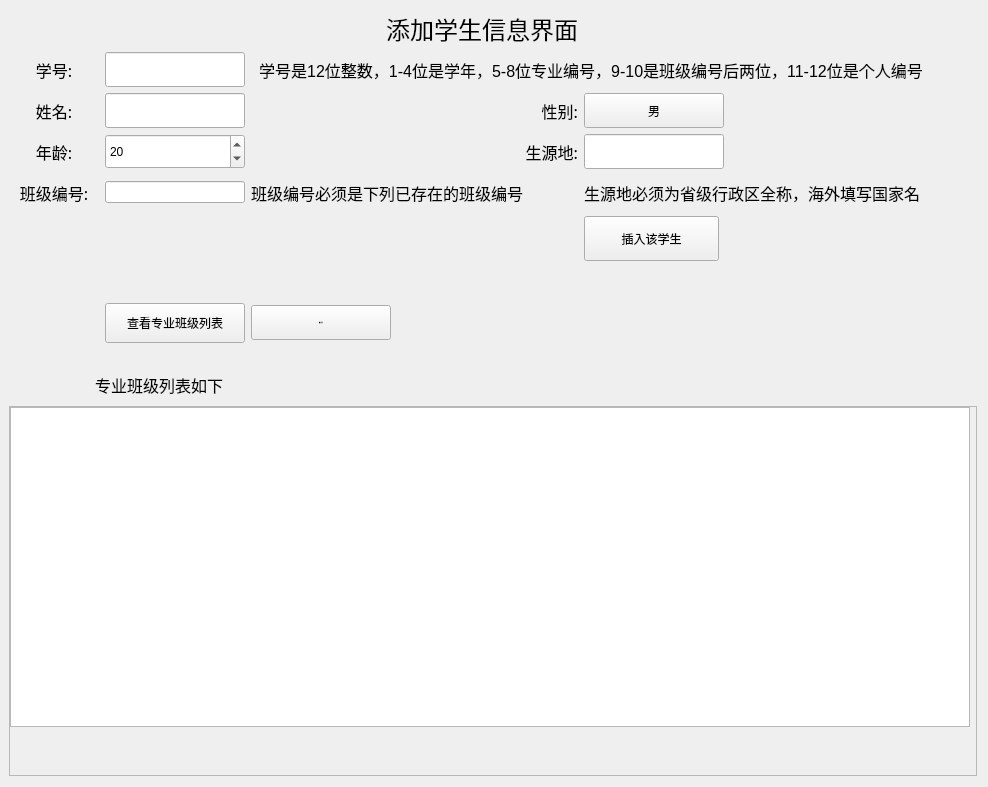
<?xml version="1.0" encoding="UTF-8"?>
<ui version="4.0">
 <class>Inster_students_info</class>
 <widget class="QWidget" name="Inster_students_info">
  <property name="geometry">
   <rect>
    <x>0</x>
    <y>0</y>
    <width>988</width>
    <height>787</height>
   </rect>
  </property>
  <property name="minimumSize">
   <size>
    <width>100</width>
    <height>30</height>
   </size>
  </property>
  <property name="windowTitle">
   <string>Form</string>
  </property>
  <layout class="QGridLayout" name="gridLayout">
   <property name="leftMargin">
    <number>9</number>
   </property>
   <item row="29" column="2">
    <widget class="QLabel" name="Area_label">
     <property name="font">
      <font>
       <family>宋体</family>
       <pointsize>12</pointsize>
      </font>
     </property>
     <property name="text">
      <string>生源地:</string>
     </property>
     <property name="alignment">
      <set>Qt::AlignRight|Qt::AlignTrailing|Qt::AlignVCenter</set>
     </property>
    </widget>
   </item>
   <item row="41" column="0">
    <widget class="QLabel" name="Class_label">
     <property name="minimumSize">
      <size>
       <width>90</width>
       <height>35</height>
      </size>
     </property>
     <property name="font">
      <font>
       <family>宋体</family>
       <pointsize>12</pointsize>
      </font>
     </property>
     <property name="text">
      <string>班级编号:</string>
     </property>
     <property name="alignment">
      <set>Qt::AlignCenter</set>
     </property>
    </widget>
   </item>
   <item row="41" column="3">
    <widget class="QLabel" name="Area_hint_label">
     <property name="minimumSize">
      <size>
       <width>410</width>
       <height>0</height>
      </size>
     </property>
     <property name="font">
      <font>
       <family>宋体</family>
       <pointsize>12</pointsize>
      </font>
     </property>
     <property name="text">
      <string>生源地必须为省级行政区全称，海外填写国家名</string>
     </property>
    </widget>
   </item>
   <item row="10" column="0">
    <widget class="QLabel" name="Sno_label">
     <property name="minimumSize">
      <size>
       <width>90</width>
       <height>0</height>
      </size>
     </property>
     <property name="maximumSize">
      <size>
       <width>120</width>
       <height>16777215</height>
      </size>
     </property>
     <property name="font">
      <font>
       <family>宋体</family>
       <pointsize>12</pointsize>
      </font>
     </property>
     <property name="text">
      <string>学号:</string>
     </property>
     <property name="alignment">
      <set>Qt::AlignCenter</set>
     </property>
    </widget>
   </item>
   <item row="45" column="2">
    <widget class="QLabel" name="filled_label_2">
     <property name="minimumSize">
      <size>
       <width>0</width>
       <height>30</height>
      </size>
     </property>
     <property name="text">
      <string/>
     </property>
    </widget>
   </item>
   <item row="0" column="2">
    <widget class="QLabel" name="title_label">
     <property name="minimumSize">
      <size>
       <width>320</width>
       <height>30</height>
      </size>
     </property>
     <property name="maximumSize">
      <size>
       <width>350</width>
       <height>35</height>
      </size>
     </property>
     <property name="font">
      <font>
       <family>宋体</family>
       <pointsize>18</pointsize>
      </font>
     </property>
     <property name="text">
      <string>添加学生信息界面</string>
     </property>
     <property name="alignment">
      <set>Qt::AlignRight|Qt::AlignTrailing|Qt::AlignVCenter</set>
     </property>
    </widget>
   </item>
   <item row="53" column="2">
    <widget class="ComboBox" name="Major_ComboBox">
     <property name="minimumSize">
      <size>
       <width>140</width>
       <height>35</height>
      </size>
     </property>
     <property name="maximumSize">
      <size>
       <width>140</width>
       <height>35</height>
      </size>
     </property>
     <property name="font">
      <font>
       <family>Segoe UI</family>
       <pointsize>-1</pointsize>
       <weight>50</weight>
       <italic>false</italic>
       <bold>false</bold>
      </font>
     </property>
     <property name="text">
      <string>默认全选</string>
     </property>
    </widget>
   </item>
   <item row="41" column="2">
    <widget class="QLabel" name="Class_hint_label">
     <property name="font">
      <font>
       <family>宋体</family>
       <pointsize>12</pointsize>
      </font>
     </property>
     <property name="text">
      <string>班级编号必须是下列已存在的班级编号</string>
     </property>
    </widget>
   </item>
   <item row="54" column="1">
    <widget class="QLabel" name="filled_label">
     <property name="minimumSize">
      <size>
       <width>0</width>
       <height>15</height>
      </size>
     </property>
     <property name="text">
      <string/>
     </property>
    </widget>
   </item>
   <item row="15" column="1">
    <widget class="LineEdit" name="Name_LineEdit">
     <property name="minimumSize">
      <size>
       <width>140</width>
       <height>35</height>
      </size>
     </property>
     <property name="font">
      <font>
       <family>宋体</family>
       <pointsize>12</pointsize>
      </font>
     </property>
    </widget>
   </item>
   <item row="29" column="0">
    <widget class="QLabel" name="Age_label">
     <property name="minimumSize">
      <size>
       <width>90</width>
       <height>35</height>
      </size>
     </property>
     <property name="font">
      <font>
       <family>宋体</family>
       <pointsize>12</pointsize>
      </font>
     </property>
     <property name="text">
      <string>年龄:</string>
     </property>
     <property name="alignment">
      <set>Qt::AlignCenter</set>
     </property>
    </widget>
   </item>
   <item row="15" column="2">
    <widget class="QLabel" name="Sex_label">
     <property name="minimumSize">
      <size>
       <width>90</width>
       <height>35</height>
      </size>
     </property>
     <property name="font">
      <font>
       <family>宋体</family>
       <pointsize>12</pointsize>
      </font>
     </property>
     <property name="text">
      <string>性别:</string>
     </property>
     <property name="alignment">
      <set>Qt::AlignRight|Qt::AlignTrailing|Qt::AlignVCenter</set>
     </property>
    </widget>
   </item>
   <item row="53" column="1">
    <widget class="PrimaryPushButton" name="select_pushButton">
     <property name="minimumSize">
      <size>
       <width>120</width>
       <height>40</height>
      </size>
     </property>
     <property name="maximumSize">
      <size>
       <width>150</width>
       <height>40</height>
      </size>
     </property>
     <property name="mouseTracking">
      <bool>true</bool>
     </property>
     <property name="text">
      <string>查看专业班级列表</string>
     </property>
    </widget>
   </item>
   <item row="10" column="2">
    <widget class="QLabel" name="Sno_hint_label">
     <property name="minimumSize">
      <size>
       <width>680</width>
       <height>35</height>
      </size>
     </property>
     <property name="maximumSize">
      <size>
       <width>800</width>
       <height>35</height>
      </size>
     </property>
     <property name="font">
      <font>
       <pointsize>12</pointsize>
      </font>
     </property>
     <property name="text">
      <string>学号是12位整数，1-4位是学年，5-8位专业编号，9-10是班级编号后两位，11-12位是个人编号</string>
     </property>
     <property name="alignment">
      <set>Qt::AlignCenter</set>
     </property>
    </widget>
   </item>
   <item row="55" column="0" colspan="15">
    <layout class="QVBoxLayout" name="dataTable_Vlayout">
     <item>
      <widget class="QLabel" name="resultHint_label">
       <property name="minimumSize">
        <size>
         <width>200</width>
         <height>30</height>
        </size>
       </property>
       <property name="maximumSize">
        <size>
         <width>300</width>
         <height>60</height>
        </size>
       </property>
       <property name="font">
        <font>
         <family>宋体</family>
         <pointsize>12</pointsize>
        </font>
       </property>
       <property name="text">
        <string>专业班级列表如下</string>
       </property>
       <property name="alignment">
        <set>Qt::AlignCenter</set>
       </property>
      </widget>
     </item>
     <item>
      <widget class="SmoothScrollArea" name="SmoothScrollArea">
       <property name="widgetResizable">
        <bool>true</bool>
       </property>
       <widget class="QWidget" name="scrollAreaWidgetContents">
        <property name="geometry">
         <rect>
          <x>0</x>
          <y>0</y>
          <width>966</width>
          <height>375</height>
         </rect>
        </property>
        <widget class="TableWidget" name="data_tableWidget">
         <property name="geometry">
          <rect>
           <x>0</x>
           <y>0</y>
           <width>960</width>
           <height>320</height>
          </rect>
         </property>
         <property name="minimumSize">
          <size>
           <width>500</width>
           <height>300</height>
          </size>
         </property>
         <property name="maximumSize">
          <size>
           <width>1500</width>
           <height>1000</height>
          </size>
         </property>
        </widget>
       </widget>
      </widget>
     </item>
    </layout>
   </item>
   <item row="29" column="1">
    <widget class="SpinBox" name="Age_SpinBox">
     <property name="minimumSize">
      <size>
       <width>140</width>
       <height>35</height>
      </size>
     </property>
     <property name="value">
      <number>20</number>
     </property>
    </widget>
   </item>
   <item row="15" column="3">
    <widget class="ComboBox" name="Sex_ComboBox">
     <property name="minimumSize">
      <size>
       <width>140</width>
       <height>35</height>
      </size>
     </property>
     <property name="maximumSize">
      <size>
       <width>140</width>
       <height>35</height>
      </size>
     </property>
     <property name="text">
      <string>男</string>
     </property>
     <property name="default">
      <bool>false</bool>
     </property>
    </widget>
   </item>
   <item row="29" column="3">
    <widget class="LineEdit" name="Area_LineEdit">
     <property name="minimumSize">
      <size>
       <width>140</width>
       <height>35</height>
      </size>
     </property>
     <property name="maximumSize">
      <size>
       <width>140</width>
       <height>35</height>
      </size>
     </property>
    </widget>
   </item>
   <item row="41" column="1">
    <widget class="LineEdit" name="Class_LineEdit"/>
   </item>
   <item row="10" column="1">
    <widget class="LineEdit" name="Sno_LineEdit">
     <property name="minimumSize">
      <size>
       <width>140</width>
       <height>35</height>
      </size>
     </property>
     <property name="maximumSize">
      <size>
       <width>140</width>
       <height>35</height>
      </size>
     </property>
    </widget>
   </item>
   <item row="15" column="0">
    <widget class="QLabel" name="Name_label">
     <property name="minimumSize">
      <size>
       <width>90</width>
       <height>35</height>
      </size>
     </property>
     <property name="maximumSize">
      <size>
       <width>120</width>
       <height>35</height>
      </size>
     </property>
     <property name="font">
      <font>
       <family>宋体</family>
       <pointsize>12</pointsize>
      </font>
     </property>
     <property name="text">
      <string>姓名:</string>
     </property>
     <property name="alignment">
      <set>Qt::AlignCenter</set>
     </property>
    </widget>
   </item>
   <item row="44" column="3">
    <widget class="PrimaryPushButton" name="insert_pushButton">
     <property name="minimumSize">
      <size>
       <width>120</width>
       <height>45</height>
      </size>
     </property>
     <property name="maximumSize">
      <size>
       <width>135</width>
       <height>45</height>
      </size>
     </property>
     <property name="text">
      <string>插入该学生</string>
     </property>
    </widget>
   </item>
  </layout>
 </widget>
 <customwidgets>
  <customwidget>
   <class>ComboBox</class>
   <extends>QPushButton</extends>
   <header>qfluentwidgets</header>
  </customwidget>
  <customwidget>
   <class>PushButton</class>
   <extends>QPushButton</extends>
   <header>qfluentwidgets</header>
  </customwidget>
  <customwidget>
   <class>PrimaryPushButton</class>
   <extends>PushButton</extends>
   <header>qfluentwidgets</header>
  </customwidget>
  <customwidget>
   <class>SmoothScrollArea</class>
   <extends>QScrollArea</extends>
   <header>qfluentwidgets</header>
   <container>1</container>
  </customwidget>
  <customwidget>
   <class>LineEdit</class>
   <extends>QLineEdit</extends>
   <header>qfluentwidgets</header>
  </customwidget>
  <customwidget>
   <class>SpinBox</class>
   <extends>QSpinBox</extends>
   <header>qfluentwidgets</header>
  </customwidget>
  <customwidget>
   <class>TableWidget</class>
   <extends>QTableWidget</extends>
   <header>qfluentwidgets</header>
  </customwidget>
 </customwidgets>
 <resources/>
 <connections/>
</ui>
